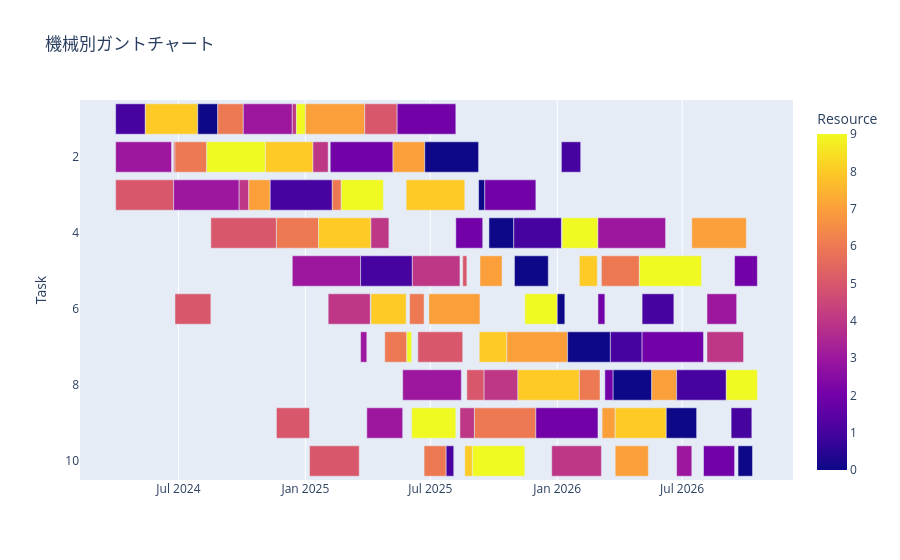

The notebook cell this image was saved under:
### Code cell
import plotly.express as px
import plotly.io as pio
import pandas as pd
import numpy as np
import datetime
from datetime import timedelta
import matplotlib.pyplot as plt

#d1 = datetime.date(2024, 3, 31)

d1 = datetime.date(2024, 4, 1)

#d1 = datetime.timedelta()

#print(df1)

#print(d1)
date_st = []
date_ed = []
for i in range(len(df1)):
    d_st = df1['ST_T'].iloc[i]
    d_ed = df1['ED_T'].iloc[i]
    #print(d_st)
    date_st.append(d1 + datetime.timedelta(days=int(d_st)))
    #df1['ST_T'].iloc[i] = date_st
    date_ed.append(d1 + datetime.timedelta(days=int(d_ed)))
    #df1['ED_T'].iloc[i] = date_ed


data = []
for i in range(len(df1)):
    data.append(dict(Task=df1['MC_No'].iloc[i], Start=date_st[i], Finish=date_ed[i], Resource=df1['JB_No'].iloc[i]))
    
df = pd.DataFrame(data)

fig = px.timeline(df, x_start="Start", x_end="Finish", y="Task", color="Resource", title='機械別ガントチャート')

#fig.update_layout(plot_bgcolor="black")
#fig.update_xaxes(linecolor='black', gridcolor='gray',mirror=True)
#fig.update_yaxes(linecolor='black', gridcolor='gray',mirror=True)

fig.update_yaxes(autorange="reversed") # otherwise tasks are listed from the bottom up  

#plt.show()
